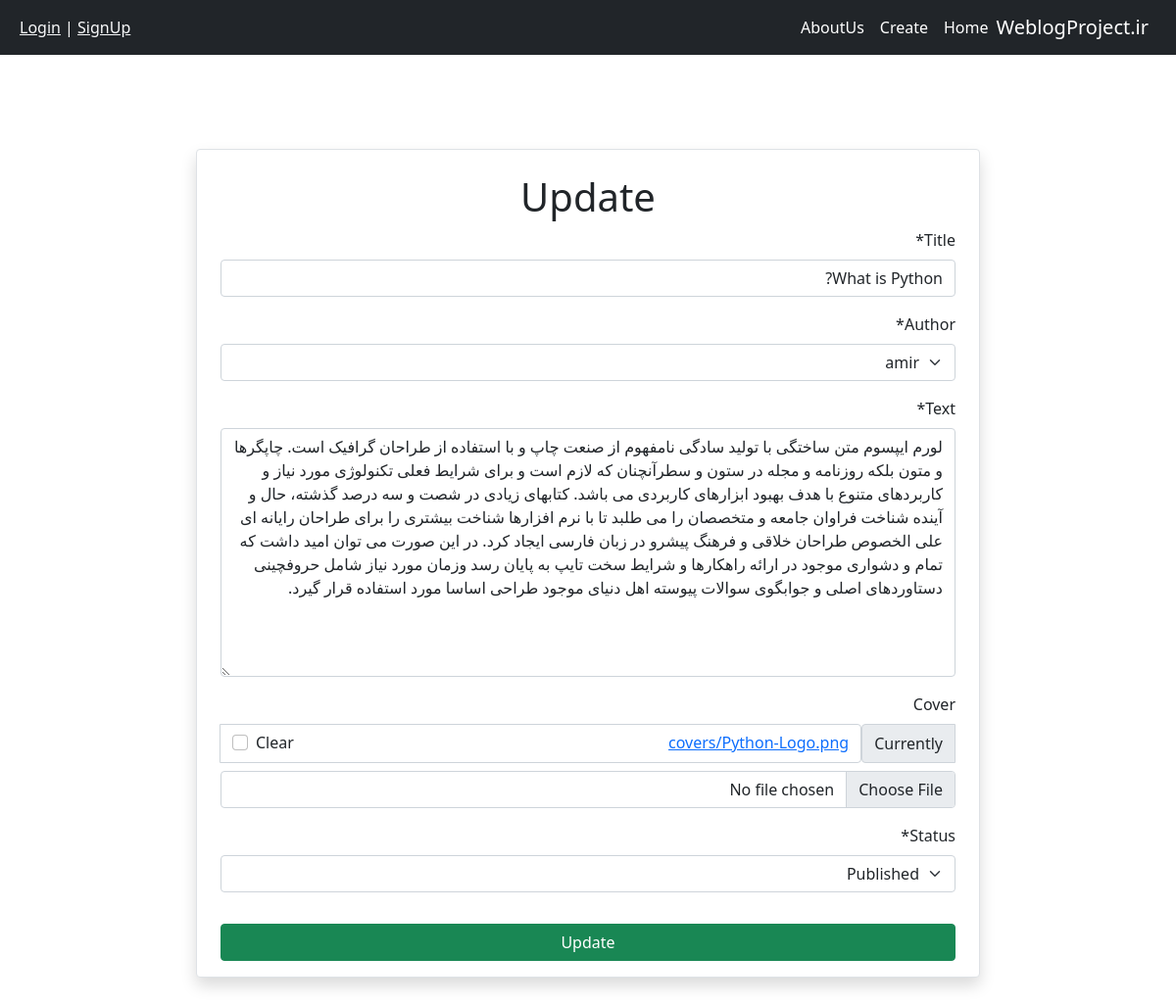
Page /post/7/update/ on the earlier database version.
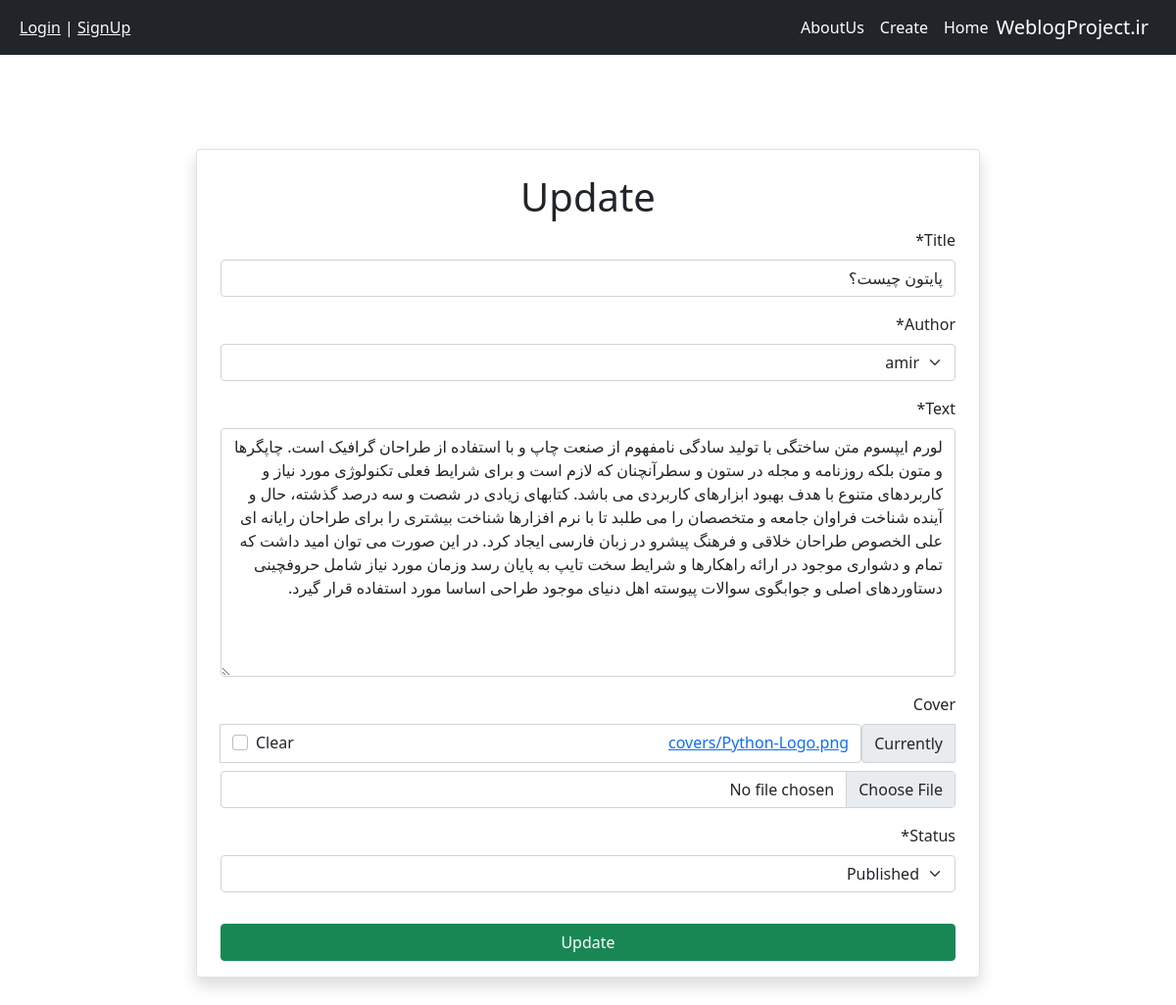
Same page on the later database version.
### blog/models.py (models this page shows, shortened)
class Post(models.Model):
    STATUS_CHOICES = (
        ('pub', 'Published'),
        ('drf', 'Draft'),
    )
    author = models.ForeignKey(get_user_model(), on_delete=models.CASCADE)
    title = models.CharField(max_length=200)
    text = models.TextField()
    status = models.CharField(choices=STATUS_CHOICES, max_length=3)
    cover = models.ImageField(upload_to='covers/', blank=True)
    likes = models.ManyToManyField(get_user_model(), related_name='liked_posts', blank=True)
    date_created = models.DateField(auto_now_add=True)
    datetime_created = models.DateTimeField(auto_now_add=True)
    datetime_modified = models.DateTimeField(auto_now=True)

### blog/views.py (the view)
# urls.py: path('post/<int:pk>/update/', PostUpdateView.as_view(), name='post_update'),
class PostUpdateView(generic.UpdateView):
    model = Post
    form_class = PostForm
    template_name = "blog/post_update.html"

### blog/forms.py
class PostForm(forms.ModelForm):
    class Meta:
        model = Post
        fields = ['title', 'author', 'text', 'cover', 'status', ]

### blog/templates/blog/post_update.html (shortened to what this page needs)
{% extends "_base.html" %}
{% load crispy_forms_tags %}
{% block content %}
    <div class="d-flex justify-content-center mt-5" dir="rtl">
        <div class="col-xl-8 col-lg-4 col-md-5 col-sm-5 col-xs-6 bg-white m-3 m-sm-5 border rounded px-4 pt-4 pb-3 shadow">
            <h1 class="text-center">Update</h1>
            <form method="POST">
                {{ form|crispy }}
                <button type="submit" class="btn btn-success mt-3 w-100">Update</button>
            </form>
        </div>
    </div>
{% endblock content%}

Differences in the rows shown:
changed Post "amir": title "What is Python?" → "پایتون چیست؟"
